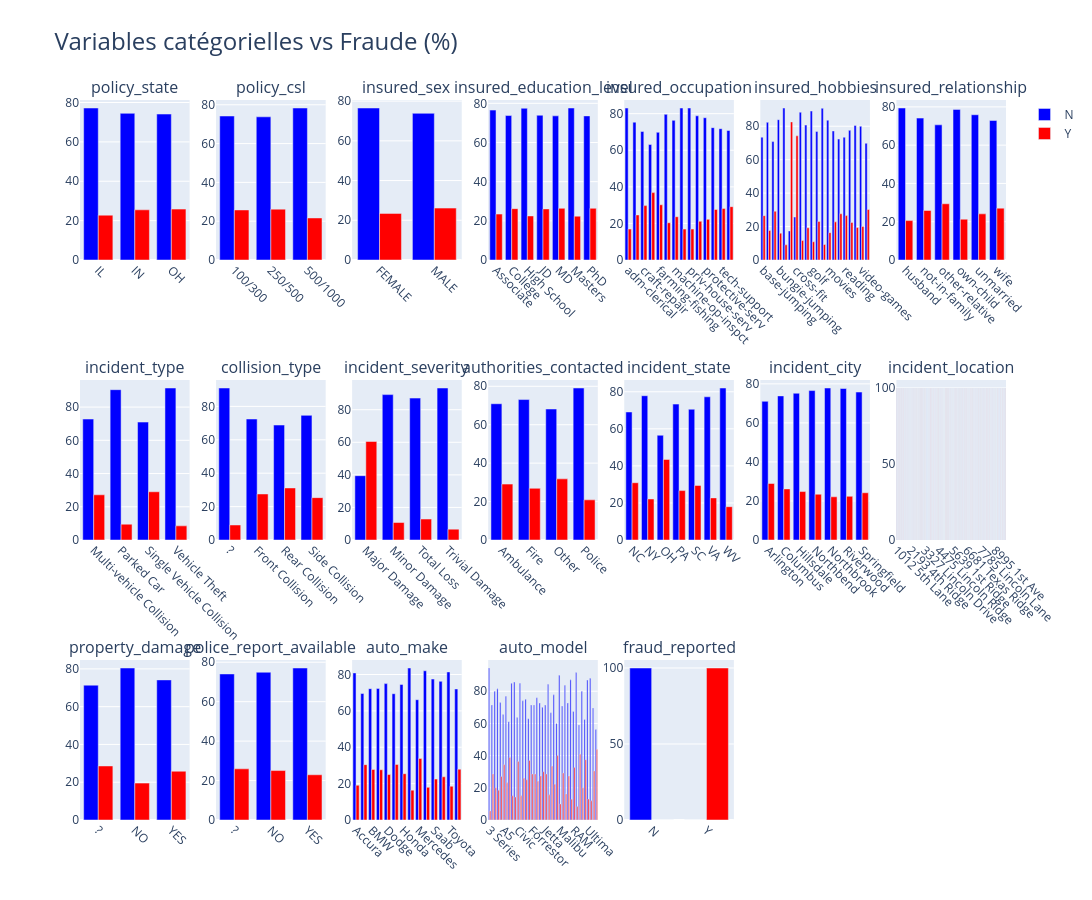

Notebook code for this chart:
### Code cell
import math
import pandas as pd
import plotly.graph_objects as go
from plotly.subplots import make_subplots

# Grille 3 x 7 (comme dans ton code)
n_rows = 3
n_cols = 7

# Création des sous-graphes pour les variables catégorielles
fig = make_subplots(
    rows=n_rows,
    cols=n_cols,
    subplot_titles=cat_cols  # titres des subplots
)

row = 1
col_pos = 1
color_map = {
    'N': "blue",
    'Y': "red"}

for col in cat_cols:
    # Tableau croisé + pourcentage
    ct = pd.crosstab(df[col], df['fraud_reported'], normalize='index') * 100
    
    for fraud_value in ct.columns:
        fig.add_trace(
            go.Bar(
                x=ct.index,
                y=ct[fraud_value],
                name=str(fraud_value),
                marker_color=color_map[fraud_value],  # équivalent de 'hue' en Plotly
                showlegend=(row == 1 and col_pos == 1),  # légende affichée une seule fois
            ),
            row=row,
            col=col_pos
        )
    
    # Rotation des labels X
    fig.update_xaxes(tickangle=45, row=row, col=col_pos)
    
    # Passage au subplot suivant
    col_pos += 1
    if col_pos > n_cols:
        col_pos = 1
        row += 1

# Layout global
fig.update_layout(
    height=900,
    width=1600,
    title_text="Variables catégorielles vs Fraude (%)",
    title_font_size=24,
    barmode="group"
)

fig.show()

# Optionnel : sauvegarder l'image
# fig.write_image(
#     r'C:\Users\rvoul\Documents\formation_data_scientist\projet_fil_rouge\rapport\variable_cat_plotly.png',
#     width=3200,
#     height=1800,
#     scale=3
# )

### Figure 1 — Plotly figure (JSON) as saved in the notebook; plotly's stock layout.template omitted (floating-point values rounded to 4 significant figures; data arrays with more than 128 entries replaced by an {"elided": "..."} marker saying what was removed)
{"data": [{"marker": {"color": "blue"}, "name": "N", "showlegend": true, "type": "bar", "x": ["IL", "IN", "OH"], "xaxis": "x", "y": [77.22, 74.52, 74.15], "yaxis": "y"}, {"marker": {"color": "red"}, "name": "Y", "showlegend": true, "type": "bar", "x": ["IL", "IN", "OH"], "xaxis": "x", "y": [22.78, 25.48, 25.85], "yaxis": "y"}, {"marker": {"color": "blue"}, "name": "N", "showlegend": false, "type": "bar", "x": ["100/300", "250/500", "500/1000"], "xaxis": "x2", "y": [74.21, 73.79, 78.33], "yaxis": "y2"}, {"marker": {"color": "red"}, "name": "Y", "showlegend": false, "type": "bar", "x": ["100/300", "250/500", "500/1000"], "xaxis": "x2", "y": [25.79, 26.21, 21.67], "yaxis": "y2"}, {"marker": {"color": "blue"}, "name": "N", "showlegend": false, "type": "bar", "x": ["FEMALE", "MALE"], "xaxis": "x3", "y": [76.54, 73.87], "yaxis": "y3"}, {"marker": {"color": "red"}, "name": "Y", "showlegend": false, "type": "bar", "x": ["FEMALE", "MALE"], "xaxis": "x3", "y": [23.46, 26.13], "yaxis": "y3"}, {"marker": {"color": "blue"}, "name": "N", "showlegend": false, "type": "bar", "x": ["Associate", "College", "High School", "JD", "MD", "Masters", "PhD"], "xaxis": "x4", "y": [76.55, 73.77, 77.5, 73.91, 73.61, 77.62, 73.6], "yaxis": "y4"}, {"marker": {"color": "red"}, "name": "Y", "showlegend": false, "type": "bar", "x": ["Associate", "College", "High School", "JD", "MD", "Masters", "PhD"], "xaxis": "x4", "y": [23.45, 26.23, 22.5, 26.09, 26.39, 22.38, 26.4], "yaxis": "y4"}, {"marker": {"color": "blue"}, "name": "N", "showlegend": false, "type": "bar", "x": ["adm-clerical", "armed-forces", "craft-repair", "exec-managerial", "farming-fishing", "handlers-cleaners", "machine-op-inspct", "other-service", "priv-house-serv", "prof-specialty", "protective-serv", "sales", "tech-support", "transport-moving"], "xaxis": "x5", "y": [83.08, 75.36, 70.27, 63.16, 69.81, 79.63, 76.34, 83.1, 83.1, 78.82, 77.78, 72.37, 71.79, 70.83], "yaxis": "y5"}, {"marker": {"color": "red"}, "name": "Y", "showlegend": false, "type": "bar", "x": ["adm-clerical", "armed-forces", "craft-repair", "exec-managerial", "farming-fishing", "handlers-cleaners", "machine-op-inspct", "other-service", "priv-house-serv", "prof-specialty", "protective-serv", "sales", "tech-support", "transport-moving"], "xaxis": "x5", "y": [16.92, 24.64, 29.73, 36.84, 30.19, 20.37, 23.66, 16.9, 16.9, 21.18, 22.22, 27.63, 28.21, 29.17], "yaxis": "y5"}, {"marker": {"color": "blue"}, "name": "N", "showlegend": false, "type": "bar", "x": ["base-jumping", "basketball", "board-games", "bungie-jumping", "camping", "chess", "cross-fit", "dancing", "exercise", "golf", "hiking", "kayaking", "movies", "paintball", "polo", "reading", "skydiving", "sleeping", "video-games", "yachting"], "xaxis": "x6", "y": [73.47, 82.35, 70.83, 83.93, 90.91, 17.39, 25.71, 88.37, 80.7, 89.09, 76.92, 90.74, 83.64, 77.19, 72.34, 73.44, 77.55, 80.49, 80.0, 69.81], "yaxis": "y6"}, {"marker": {"color": "red"}, "name": "Y", "showlegend": false, "type": "bar", "x": ["base-jumping", "basketball", "board-games", "bungie-jumping", "camping", "chess", "cross-fit", "dancing", "exercise", "golf", "hiking", "kayaking", "movies", "paintball", "polo", "reading", "skydiving", "sleeping", "video-games", "yachting"], "xaxis": "x6", "y": [26.53, 17.65, 29.17, 16.07, 9.091, 82.61, 74.29, 11.63, 19.3, 10.91, 23.08, 9.259, 16.36, 22.81, 27.66, 26.56, 22.45, 19.51, 20.0, 30.19], "yaxis": "y6"}, {"marker": {"color": "blue"}, "name": "N", "showlegend": false, "type": "bar", "x": ["husband", "not-in-family", "other-relative", "own-child", "unmarried", "wife"], "xaxis": "x7", "y": [79.41, 74.14, 70.62, 78.69, 75.89, 72.9], "yaxis": "y7"}, {"marker": {"color": "red"}, "name": "Y", "showlegend": false, "type": "bar", "x": ["husband", "not-in-family", "other-relative", "own-child", "unmarried", "wife"], "xaxis": "x7", "y": [20.59, 25.86, 29.38, 21.31, 24.11, 27.1], "yaxis": "y7"}, {"marker": {"color": "blue"}, "name": "N", "showlegend": false, "type": "bar", "x": ["Multi-vehicle Collision", "Parked Car", "Single Vehicle Collision", "Vehicle Theft"], "xaxis": "x8", "y": [72.79, 90.48, 70.97, 91.49], "yaxis": "y8"}, {"marker": {"color": "red"}, "name": "Y", "showlegend": false, "type": "bar", "x": ["Multi-vehicle Collision", "Parked Car", "Single Vehicle Collision", "Vehicle Theft"], "xaxis": "x8", "y": [27.21, 9.524, 29.03, 8.511], "yaxis": "y8"}, {"marker": {"color": "blue"}, "name": "N", "showlegend": false, "type": "bar", "x": ["?", "Front Collision", "Rear Collision", "Side Collision"], "xaxis": "x9", "y": [91.01, 72.44, 68.84, 74.64], "yaxis": "y9"}, {"marker": {"color": "red"}, "name": "Y", "showlegend": false, "type": "bar", "x": ["?", "Front Collision", "Rear Collision", "Side Collision"], "xaxis": "x9", "y": [8.989, 27.56, 31.16, 25.36], "yaxis": "y9"}, {"marker": {"color": "blue"}, "name": "N", "showlegend": false, "type": "bar", "x": ["Major Damage", "Minor Damage", "Total Loss", "Trivial Damage"], "xaxis": "x10", "y": [39.49, 89.27, 87.14, 93.33], "yaxis": "y10"}, {"marker": {"color": "red"}, "name": "Y", "showlegend": false, "type": "bar", "x": ["Major Damage", "Minor Damage", "Total Loss", "Trivial Damage"], "xaxis": "x10", "y": [60.51, 10.73, 12.86, 6.667], "yaxis": "y10"}, {"marker": {"color": "blue"}, "name": "N", "showlegend": false, "type": "bar", "x": ["Ambulance", "Fire", "Other", "Police"], "xaxis": "x11", "y": [70.92, 73.09, 68.18, 79.11], "yaxis": "y11"}, {"marker": {"color": "red"}, "name": "Y", "showlegend": false, "type": "bar", "x": ["Ambulance", "Fire", "Other", "Police"], "xaxis": "x11", "y": [29.08, 26.91, 31.82, 20.89], "yaxis": "y11"}, {"marker": {"color": "blue"}, "name": "N", "showlegend": false, "type": "bar", "x": ["NC", "NY", "OH", "PA", "SC", "VA", "WV"], "xaxis": "x12", "y": [69.09, 77.86, 56.52, 73.33, 70.56, 77.27, 82.03], "yaxis": "y12"}, {"marker": {"color": "red"}, "name": "Y", "showlegend": false, "type": "bar", "x": ["NC", "NY", "OH", "PA", "SC", "VA", "WV"], "xaxis": "x12", "y": [30.91, 22.14, 43.48, 26.67, 29.44, 22.73, 17.97], "yaxis": "y12"}, {"marker": {"color": "blue"}, "name": "N", "showlegend": false, "type": "bar", "x": ["Arlington", "Columbus", "Hillsdale", "Northbend", "Northbrook", "Riverwood", "Springfield"], "xaxis": "x13", "y": [71.05, 73.83, 75.18, 76.55, 77.87, 77.61, 75.8], "yaxis": "y13"}, {"marker": {"color": "red"}, "name": "Y", "showlegend": false, "type": "bar", "x": ["Arlington", "Columbus", "Hillsdale", "Northbend", "Northbrook", "Riverwood", "Springfield"], "xaxis": "x13", "y": [28.95, 26.17, 24.82, 23.45, 22.13, 22.39, 24.2], "yaxis": "y13"}, {"marker": {"color": "blue"}, "name": "N", "showlegend": false, "type": "bar", "x": {"elided": "1000 str values"}, "xaxis": "x14", "y": {"elided": "1000 float values"}, "yaxis": "y14"}, {"marker": {"color": "red"}, "name": "Y", "showlegend": false, "type": "bar", "x": {"elided": "1000 str values"}, "xaxis": "x14", "y": {"elided": "1000 float values"}, "yaxis": "y14"}, {"marker": {"color": "blue"}, "name": "N", "showlegend": false, "type": "bar", "x": ["?", "NO", "YES"], "xaxis": "x15", "y": [71.39, 80.47, 74.17], "yaxis": "y15"}, {"marker": {"color": "red"}, "name": "Y", "showlegend": false, "type": "bar", "x": ["?", "NO", "YES"], "xaxis": "x15", "y": [28.61, 19.53, 25.83], "yaxis": "y15"}, {"marker": {"color": "blue"}, "name": "N", "showlegend": false, "type": "bar", "x": ["?", "NO", "YES"], "xaxis": "x16", "y": [74.05, 74.93, 77.07], "yaxis": "y16"}, {"marker": {"color": "red"}, "name": "Y", "showlegend": false, "type": "bar", "x": ["?", "NO", "YES"], "xaxis": "x16", "y": [25.95, 25.07, 22.93], "yaxis": "y16"}, {"marker": {"color": "blue"}, "name": "N", "showlegend": false, "type": "bar", "x": ["Accura", "Audi", "BMW", "Chevrolet", "Dodge", "Ford", "Honda", "Jeep", "Mercedes", "Nissan", "Saab", "Suburu", "Toyota", "Volkswagen"], "xaxis": "x17", "y": [80.88, 69.57, 72.22, 72.37, 75.0, 69.44, 74.55, 83.58, 66.15, 82.05, 77.5, 76.25, 81.43, 72.06], "yaxis": "y17"}, {"marker": {"color": "red"}, "name": "Y", "showlegend": false, "type": "bar", "x": ["Accura", "Audi", "BMW", "Chevrolet", "Dodge", "Ford", "Honda", "Jeep", "Mercedes", "Nissan", "Saab", "Suburu", "Toyota", "Volkswagen"], "xaxis": "x17", "y": [19.12, 30.43, 27.78, 27.63, 25.0, 30.56, 25.45, 16.42, 33.85, 17.95, 22.5, 23.75, 18.57, 27.94], "yaxis": "y17"}, {"marker": {"color": "blue"}, "name": "N", "showlegend": false, "type": "bar", "x": ["3 Series", "92x", "93", "95", "A3", "A5", "Accord", "C300", "CRV", "Camry", "Civic", "Corolla", "E400", "Escape", "F150", "Forrestor", "Fusion", "Grand Cherokee", "Highlander", "Impreza", "Jetta", "Legacy", "M5", "MDX", "ML350", "Malibu", "Maxima", "Neon", "Passat", "Pathfinder", "RAM", "RSX", "Silverado", "TL", "Tahoe", "Ultima", "Wrangler", "X5", "X6"], "xaxis": "x18", "y": [94.44, 71.43, 80.0, 81.48, 72.97, 65.62, 76.92, 61.11, 85.0, 85.71, 63.64, 85.0, 74.07, 75.0, 62.96, 71.43, 71.43, 76.0, 72.73, 70.0, 71.43, 84.38, 66.67, 77.78, 60.0, 90.0, 70.83, 83.78, 72.73, 87.1, 67.44, 91.67, 59.09, 80.0, 62.5, 86.96, 88.1, 69.57, 56.25], "yaxis": "y18"}, {"marker": {"color": "red"}, "name": "Y", "showlegend": false, "type": "bar", "x": ["3 Series", "92x", "93", "95", "A3", "A5", "Accord", "C300", "CRV", "Camry", "Civic", "Corolla", "E400", "Escape", "F150", "Forrestor", "Fusion", "Grand Cherokee", "Highlander", "Impreza", "Jetta", "Legacy", "M5", "MDX", "ML350", "Malibu", "Maxima", "Neon", "Passat", "Pathfinder", "RAM", "RSX", "Silverado", "TL", "Tahoe", "Ultima", "Wrangler", "X5", "X6"], "xaxis": "x18", "y": [5.556, 28.57, 20.0, 18.52, 27.03, 34.38, 23.08, 38.89, 15.0, 14.29, 36.36, 15.0, 25.93, 25.0, 37.04, 28.57, 28.57, 24.0, 27.27, 30.0, 28.57, 15.62, 33.33, 22.22, 40.0, 10.0, 29.17, 16.22, 27.27, 12.9, 32.56, 8.333, 40.91, 20.0, 37.5, 13.04, 11.9, 30.43, 43.75], "yaxis": "y18"}, {"marker": {"color": "blue"}, "name": "N", "showlegend": false, "type": "bar", "x": ["N", "Y"], "xaxis": "x19", "y": [100.0, 0.0], "yaxis": "y19"}, {"marker": {"color": "red"}, "name": "Y", "showlegend": false, "type": "bar", "x": ["N", "Y"], "xaxis": "x19", "y": [0.0, 100.0], "yaxis": "y19"}], "layout": {"annotations": [{"font": {"size": 16}, "showarrow": false, "text": "policy_state", "x": 0.05918, "xanchor": "center", "xref": "paper", "y": 1, "yanchor": "bottom", "yref": "paper"}, {"font": {"size": 16}, "showarrow": false, "text": "policy_csl", "x": 0.2061, "xanchor": "center", "xref": "paper", "y": 1, "yanchor": "bottom", "yref": "paper"}, {"font": {"size": 16}, "showarrow": false, "text": "insured_sex", "x": 0.3531, "xanchor": "center", "xref": "paper", "y": 1, "yanchor": "bottom", "yref": "paper"}, {"font": {"size": 16}, "showarrow": false, "text": "insured_education_level", "x": 0.5, "xanchor": "center", "xref": "paper", "y": 1, "yanchor": "bottom", "yref": "paper"}, {"font": {"size": 16}, "showarrow": false, "text": "insured_occupation", "x": 0.6469, "xanchor": "center", "xref": "paper", "y": 1, "yanchor": "bottom", "yref": "paper"}, {"font": {"size": 16}, "showarrow": false, "text": "insured_hobbies", "x": 0.7939, "xanchor": "center", "xref": "paper", "y": 1, "yanchor": "bottom", "yref": "paper"}, {"font": {"size": 16}, "showarrow": false, "text": "insured_relationship", "x": 0.9408, "xanchor": "center", "xref": "paper", "y": 1, "yanchor": "bottom", "yref": "paper"}, {"font": {"size": 16}, "showarrow": false, "text": "incident_type", "x": 0.05918, "xanchor": "center", "xref": "paper", "y": 0.6111, "yanchor": "bottom", "yref": "paper"}, {"font": {"size": 16}, "showarrow": false, "text": "collision_type", "x": 0.2061, "xanchor": "center", "xref": "paper", "y": 0.6111, "yanchor": "bottom", "yref": "paper"}, {"font": {"size": 16}, "showarrow": false, "text": "incident_severity", "x": 0.3531, "xanchor": "center", "xref": "paper", "y": 0.6111, "yanchor": "bottom", "yref": "paper"}, {"font": {"size": 16}, "showarrow": false, "text": "authorities_contacted", "x": 0.5, "xanchor": "center", "xref": "paper", "y": 0.6111, "yanchor": "bottom", "yref": "paper"}, {"font": {"size": 16}, "showarrow": false, "text": "incident_state", "x": 0.6469, "xanchor": "center", "xref": "paper", "y": 0.6111, "yanchor": "bottom", "yref": "paper"}, {"font": {"size": 16}, "showarrow": false, "text": "incident_city", "x": 0.7939, "xanchor": "center", "xref": "paper", "y": 0.6111, "yanchor": "bottom", "yref": "paper"}, {"font": {"size": 16}, "showarrow": false, "text": "incident_location", "x": 0.9408, "xanchor": "center", "xref": "paper", "y": 0.6111, "yanchor": "bottom", "yref": "paper"}, {"font": {"size": 16}, "showarrow": false, "text": "property_damage", "x": 0.05918, "xanchor": "center", "xref": "paper", "y": 0.2222, "yanchor": "bottom", "yref": "paper"}, {"font": {"size": 16}, "showarrow": false, "text": "police_report_available", "x": 0.2061, "xanchor": "center", "xref": "paper", "y": 0.2222, "yanchor": "bottom", "yref": "paper"}, {"font": {"size": 16}, "showarrow": false, "text": "auto_make", "x": 0.3531, "xanchor": "center", "xref": "paper", "y": 0.2222, "yanchor": "bottom", "yref": "paper"}, {"font": {"size": 16}, "showarrow": false, "text": "auto_model", "x": 0.5, "xanchor": "center", "xref": "paper", "y": 0.2222, "yanchor": "bottom", "yref": "paper"}, {"font": {"size": 16}, "showarrow": false, "text": "fraud_reported", "x": 0.6469, "xanchor": "center", "xref": "paper", "y": 0.2222, "yanchor": "bottom", "yref": "paper"}], "barmode": "group", "height": 900, "title": {"font": {"size": 24}, "text": "Variables catégorielles vs Fraude (%)"}, "width": 1600, "xaxis": {"anchor": "y", "domain": [0, 0.1184], "tickangle": 45}, "xaxis10": {"anchor": "y10", "domain": [0.2939, 0.4122], "tickangle": 45}, "xaxis11": {"anchor": "y11", "domain": [0.4408, 0.5592], "tickangle": 45}, "xaxis12": {"anchor": "y12", "domain": [0.5878, 0.7061], "tickangle": 45}, "xaxis13": {"anchor": "y13", "domain": [0.7347, 0.8531], "tickangle": 45}, "xaxis14": {"anchor": "y14", "domain": [0.8816, 1.0], "tickangle": 45}, "xaxis15": {"anchor": "y15", "domain": [0, 0.1184], "tickangle": 45}, "xaxis16": {"anchor": "y16", "domain": [0.1469, 0.2653], "tickangle": 45}, "xaxis17": {"anchor": "y17", "domain": [0.2939, 0.4122], "tickangle": 45}, "xaxis18": {"anchor": "y18", "domain": [0.4408, 0.5592], "tickangle": 45}, "xaxis19": {"anchor": "y19", "domain": [0.5878, 0.7061], "tickangle": 45}, "xaxis2": {"anchor": "y2", "domain": [0.1469, 0.2653], "tickangle": 45}, "xaxis20": {"anchor": "y20", "domain": [0.7347, 0.8531]}, "xaxis21": {"anchor": "y21", "domain": [0.8816, 1.0]}, "xaxis3": {"anchor": "y3", "domain": [0.2939, 0.4122], "tickangle": 45}, "xaxis4": {"anchor": "y4", "domain": [0.4408, 0.5592], "tickangle": 45}, "xaxis5": {"anchor": "y5", "domain": [0.5878, 0.7061], "tickangle": 45}, "xaxis6": {"anchor": "y6", "domain": [0.7347, 0.8531], "tickangle": 45}, "xaxis7": {"anchor": "y7", "domain": [0.8816, 1.0], "tickangle": 45}, "xaxis8": {"anchor": "y8", "domain": [0, 0.1184], "tickangle": 45}, "xaxis9": {"anchor": "y9", "domain": [0.1469, 0.2653], "tickangle": 45}, "yaxis": {"anchor": "x", "domain": [0.7778, 1]}, "yaxis10": {"anchor": "x10", "domain": [0.3889, 0.6111]}, "yaxis11": {"anchor": "x11", "domain": [0.3889, 0.6111]}, "yaxis12": {"anchor": "x12", "domain": [0.3889, 0.6111]}, "yaxis13": {"anchor": "x13", "domain": [0.3889, 0.6111]}, "yaxis14": {"anchor": "x14", "domain": [0.3889, 0.6111]}, "yaxis15": {"anchor": "x15", "domain": [0, 0.2222]}, "yaxis16": {"anchor": "x16", "domain": [0, 0.2222]}, "yaxis17": {"anchor": "x17", "domain": [0, 0.2222]}, "yaxis18": {"anchor": "x18", "domain": [0, 0.2222]}, "yaxis19": {"anchor": "x19", "domain": [0, 0.2222]}, "yaxis2": {"anchor": "x2", "domain": [0.7778, 1]}, "yaxis20": {"anchor": "x20", "domain": [0, 0.2222]}, "yaxis21": {"anchor": "x21", "domain": [0, 0.2222]}, "yaxis3": {"anchor": "x3", "domain": [0.7778, 1]}, "yaxis4": {"anchor": "x4", "domain": [0.7778, 1]}, "yaxis5": {"anchor": "x5", "domain": [0.7778, 1]}, "yaxis6": {"anchor": "x6", "domain": [0.7778, 1]}, "yaxis7": {"anchor": "x7", "domain": [0.7778, 1]}, "yaxis8": {"anchor": "x8", "domain": [0.3889, 0.6111]}, "yaxis9": {"anchor": "x9", "domain": [0.3889, 0.6111]}}}
